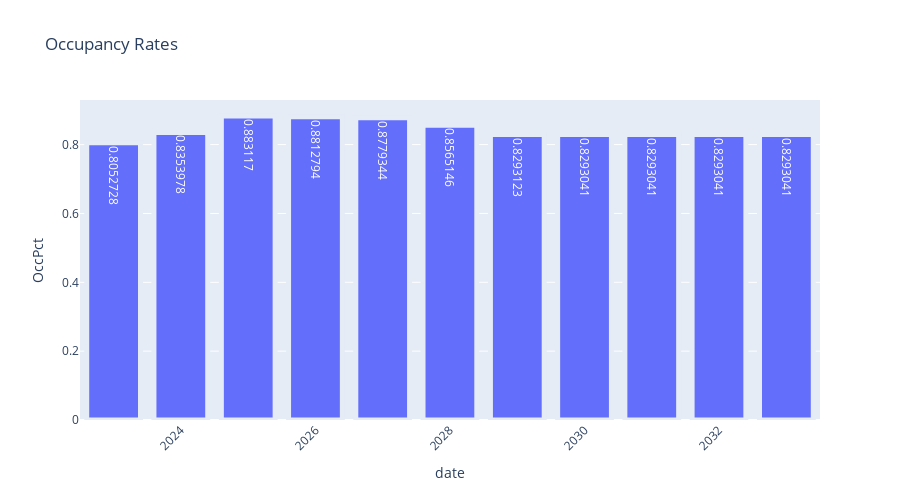

Notebook code for this chart:
### Code cell
# df_sum.to_excel('test1.xlsx')


fig = px.bar(
    df_sum,
    x = 'date',
    y = 'OccPct',
    title = "Occupancy Rates",
    height=500,
    text_auto=True,
    
)
fig.update_traces(marker=dict(line=dict(width=5)))
fig.update_layout(xaxis_tickangle = -45)
fig.show()

### Figure 1 — Plotly figure (JSON) as saved in the notebook; plotly's stock layout.template omitted (floating-point values rounded to 4 significant figures)
{"data": [{"alignmentgroup": "True", "hovertemplate": "date=%{x}<br>OccPct=%{y}<extra></extra>", "legendgroup": "", "marker": {"color": "#636efa", "line": {"width": 5}, "pattern": {"shape": ""}}, "name": "", "offsetgroup": "", "orientation": "v", "showlegend": false, "textposition": "auto", "texttemplate": "%{y}", "type": "bar", "x": ["2022-12-31T00:00:00", "2023-12-31T00:00:00", "2024-12-31T00:00:00", "2025-12-31T00:00:00", "2026-12-31T00:00:00", "2027-12-31T00:00:00", "2028-12-31T00:00:00", "2029-12-31T00:00:00", "2030-12-31T00:00:00", "2031-12-31T00:00:00", "2032-12-31T00:00:00"], "xaxis": "x", "y": [0.8053, 0.8354, 0.8831, 0.8813, 0.8779, 0.8565, 0.8293, 0.8293, 0.8293, 0.8293, 0.8293], "yaxis": "y"}], "layout": {"barmode": "relative", "height": 500, "legend": {"tracegroupgap": 0}, "title": {"text": "Occupancy Rates"}, "xaxis": {"anchor": "y", "domain": [0, 1], "tickangle": -45, "title": {"text": "date"}}, "yaxis": {"anchor": "x", "domain": [0, 1], "title": {"text": "OccPct"}}}}
